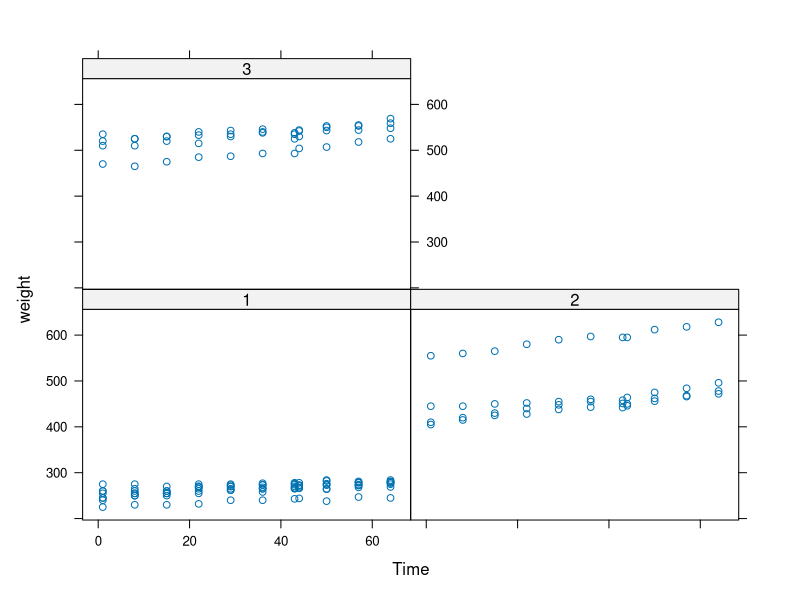
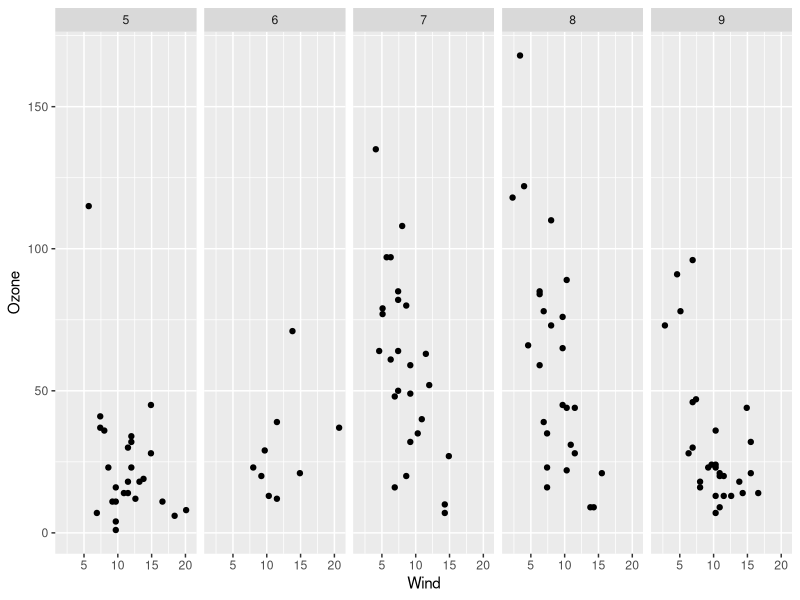

These charts were generated, in order, by the following R code: (Note: this script raises an error after producing the figures.)
## ---- chunk 1
library(nlme)
library(lattice)
xyplot(weight ~ Time | Diet, BodyWeight)
## ---- chunk 2
library("ggplot2")
library(datasets)
data(airquality)

airquality = transform(airquality, Month = factor(Month))
qplot(Wind, Ozone, data = airquality, facets = . ~ Month)
## ---- chunk 3
library(ggplot2)
qplot(votes, rating, data = movies) + geom_smooth() + theme(
            panel.background = element_rect(fill="white"),
            panel.grid.major = element_line(colour = "grey")
    )   
